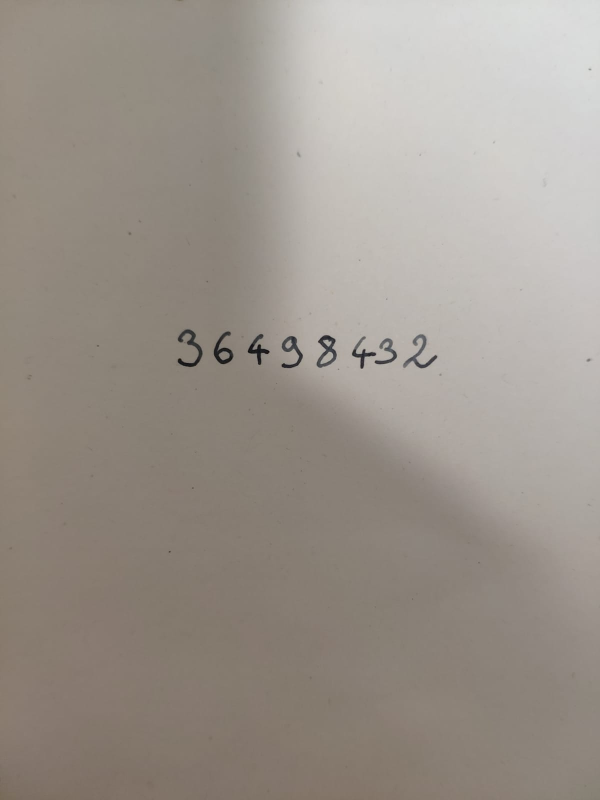
#> input picture images/closeup.jpg, 1200 x 1600 px (shown at 1/2 size)
$ python preprocessor.py images/closeup.jpg   (older library calls are emulated)
#> lines starting #> are read from the running program, lines starting #| are printed output that depends on the picture; after the words box and inside, x2 and y2 are one past the last pixel; in counts of white or black regions, pixels touching at a corner belong together
#> further down, img is the input picture: PIL image 1200x1600 RGB; mean R, G, B 156.5, 148.8, 140.8
import itertools
import sys

import numpy as np
from PIL import Image

from matplotlib import pyplot as plt
from collections import Counter

# standard weights for RGB to grayscale conversion
GRAYSCALE_WEIGHTS = [0.2989, 0.5870, 0.1140]

# thresholding (binarization) parameters - explained in ppt
THRESHOLD_SPACE = (.2, .8, 50) # threshold space
ALLOWED_BLACK_IN_BG = 0.015 # ratio of black pixels in vertical extremes
BG_LINES = 5 # extent of vertical extremes

TRIM_PADDING = .1 # how much background to leave when trimming

MIN_DIGIT_AREA = 100 # minimum number of pixels that can constitute a digit
OVERLAP_THRESHOLD = .7 # horizontal overlap of contiguous areas to be joined

# helper list for flood-fill
NEIGHBORS = [c for c in itertools.product([0,1,-1], repeat=2) if c!=(0, 0)]

DEBUG_PREFIX = 'debug'

class InputPreprocessor(object):
    """ This class takes a numpy array representing an RGB image in its constructor,
        and separates out the digits.

        If debug_name is provided, it will save the intermediate processing results
        to the current working directory"""
    def __init__(self, image, debug_name=None):
#> called with debug_name = 'debug'
        self.input = image
        self.working_copy = image.copy()
        self._dbg = debug_name

        self.bounding_boxes = None # bounding boxes of digits
        self.cc_map = None # connected components map
        self.digits = [] # list of found digits, final result

    def _dbg_save(self, part, image=None):
        """ This method takes care of the debug save """
        if self._dbg is None:
            return

        if image is None:
            arr = self.working_copy
        else:
            arr = image

        arr = (arr*255).astype('uint8')
        Image.fromarray(arr).save('%s-%s.png'%(self._dbg, part))

    def _to_grayscale(self):
        """ This method converts the image to grayscale """
        self.working_copy = sum(factor*self.working_copy[:,:,idx] \
                for idx, factor in enumerate(GRAYSCALE_WEIGHTS))
        self.working_copy /= self.working_copy.max()
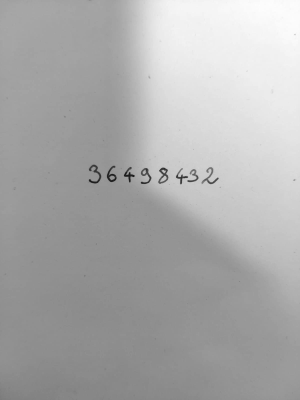
#> self.working_copy: shape (1600, 1200) float64 (shown at 1/4 size); min 0.0218, max 1, mean 0.676
        self._dbg_save('grayscale')

    def _find_threshold(self):
        """ This method finds the adequate binarization threshold """
        optimal = 0
        img = self.working_copy
        for thr in np.linspace(*THRESHOLD_SPACE):
            black_count = (img[-BG_LINES:] < thr).sum() + (img[:BG_LINES] < thr).sum()
            if black_count/(2*BG_LINES*img.shape[0]) < ALLOWED_BLACK_IN_BG:
                optimal = thr
            else:
                break
#> this loop made 26 passes
#> black_count on passes 1 to 8: 0, 0, 0, 0, 0, 0, 0, 0
        return optimal

    def _to_binary(self):
        """ This method performs thresholding (binarization) of the grayscale image """
        self.working_copy = (self.working_copy > self._find_threshold()).astype('float')
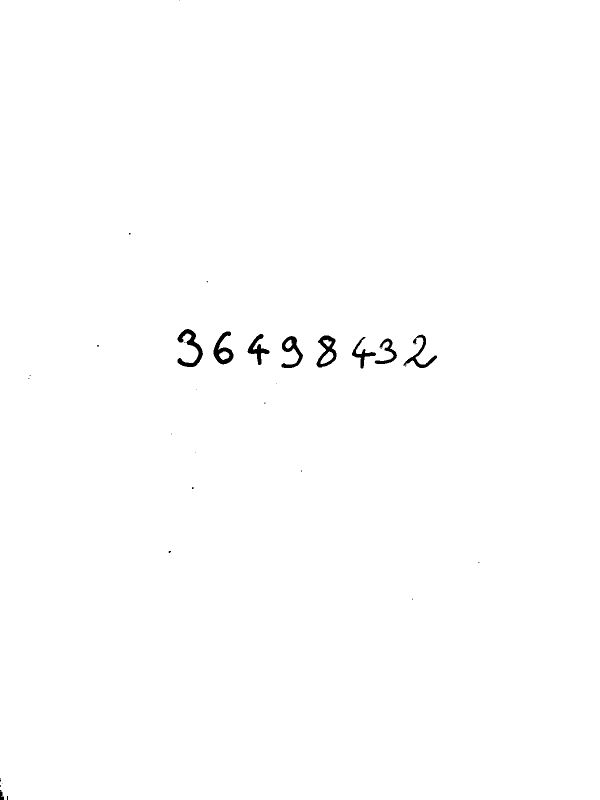
#> self.working_copy: shape (1600, 1200) float64 (shown at 1/2 size); values 0 (black) and 1 (white), 99.6% white; 31 black regions (22 under 20 px), largest, box (x1, y1, x2, y2) and area: (355, 658, 406, 734) 1346, (633, 671, 673, 735) 1147, (427, 663, 467, 729) 1146
        self._dbg_save('binary')

    def _trim_likely_background(self):
        """ This method removes vertical whitespace to ease further processing """
        img = self.working_copy
        vert_dist = img.sum(axis=1)
#> vert_dist = 1600 values, max 1200 at index 1, min 1034 at index 701, mean 1194.9
        peak = np.argmin(vert_dist)
#> peak = 701
        tolerable = img.shape[1]*(1-ALLOWED_BLACK_IN_BG)
        lower_boundary = next(i for i in range(peak, -1, -1)
                if vert_dist[i] >= tolerable or i == 0)
#> lower_boundary = 661
        upper_boundary = next(i for i in range(peak, img.shape[0])
                if vert_dist[i] >= tolerable or i == img.shape[0])
#> upper_boundary = 736

        padding = int(TRIM_PADDING*img.shape[0])
        self.working_copy = img[lower_boundary-padding:upper_boundary+padding,:]
#> self.working_copy: shape (395, 1200) float64; values 0 (black) and 1 (white), 98.3% white; 18 black regions (10 under 20 px), largest, box (x1, y1, x2, y2) and area: (355, 157, 406, 233) 1346, (633, 170, 673, 234) 1147, (427, 162, 467, 228) 1146
        self._dbg_save('background_trim')

    def _mark_bounding_boxes(self):
        """ This method marks the bounding boxes of digits for the purposes
            of the debug save """
        if self._dbg is None:
            return

        img = self.working_copy.copy()
        for bbox in self.bounding_boxes:
            x0, y0, x1, y1 = bbox[1]
            img[y0,x0:x1+1] = 0.5
            img[y1,x0:x1+1] = 0.5
            img[y0:y1+1,x0] = 0.5
            img[y0:y1+1,x1] = 0.5
        return img

    def _get_bounding_boxes(self):
        """ This method finds connected components in the image and saves their map,
        as well as the bounding boxes """
        img = self.working_copy.copy()
        blacks = set(zip(*np.where(img==0)))
#> blacks = 7965 items
        current_label = 1
        bounding_boxes = []

        while blacks: # flood fill loop
            initial = blacks.pop()
            to_consider = set([initial])
            current_label += 1
            while to_consider:
                pix = to_consider.pop()
                img[pix] = current_label
                if pix in blacks: blacks.remove(pix)
                y, x = pix
                for dx, dy in NEIGHBORS:
                    newpix = y+dy, x+dx
                    if (0 <= x+dx < img.shape[1] and
                            0 <= y+dy < img.shape[0] and
                            img[newpix] == 0):
                        to_consider.add(newpix)
#> this loop made 18 passes
#> initial on passes 1 to 8: (197, 397), (202, 512), (191, 848), (218, 456), (181, 574), (207, 748), (220, 636), (225, 751)
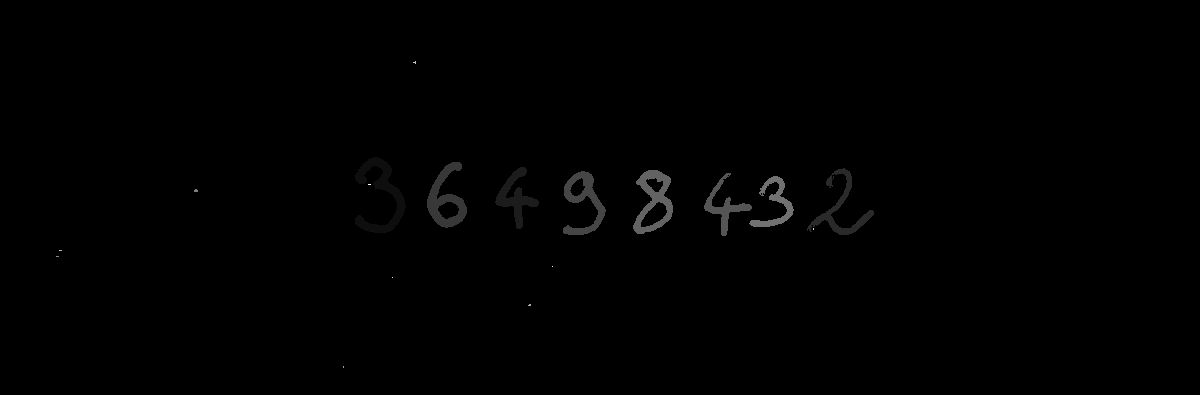
#> img: shape (395, 1200) float64; min 1, max 19, mean 1.07; drawn with min black and max white
#> after the loop, blacks = 0 items; current_label = 19

        for label in range(2, current_label+1):
            mask = (img == label)
            ys, xs = np.where(mask)
            bounding_boxes.append((min(xs), min(ys), max(xs), max(ys)))
#> this loop made 18 passes
#> (ys, xs) on passes 9 to 12: ([189, 189, 190, 190, 190, 190, 191, 191, 191, 191], [195, 196, 194, 195, 196, 197, 194, 195, 196, 197]), ([256, 256, 256], [56, 57, 58]), ([366, 367], [343, 343]), ([304, 304, 305, 305, 305], [529, 530, 528, 529, 530])
#> mask: shape (395, 1200) bool; 0% white in thin lines or dots, all inside (x1, y1, x2, y2) = (368, 184, 371, 185)
#> after the loop, bounding_boxes = 18 items, first 6: (355, 157, 405, 232), (495, 167, 538, 228), (807, 168, 873, 234), (427, 162, 466, 227), (563, 171, 605, 234), (704, 173, 751, 235)

        self.bounding_boxes = list(enumerate(bounding_boxes))
#> self.bounding_boxes = 18 items
        self.cc_map = img-2 # this is to reconcile labels with the enumerate above
        self._dbg_save('bounding', self._mark_bounding_boxes())
#> the loop in _mark_bounding_boxes, `for bbox in self.bounding_boxes:` made 18 passes
#> (bbox, x0, y0, x1, y1) on passes 1 to 8: ((0, (355, 157, 405, 232)), 355, 157, 405, 232), ((1, (495, 167, 538, 228)), 495, 167, 538, 228), ((2, (807, 168, 873, 234)), 807, 168, 873, 234), ((3, (427, 162, 466, 227)), 427, 162, 466, 227), ((4, (563, 171, 605, 234)), 563, 171, 605, 234), ((5, (704, 173, 751, 235)), 704, 173, 751, 235), ((6, (633, 170, 672, 233)), 633, 170, 672, 233), ((7, (749, 176, 793, 226)), 749, 176, 793, 226)
#> after the loop in _mark_bounding_boxes, `for bbox in self.bounding_boxes:`:
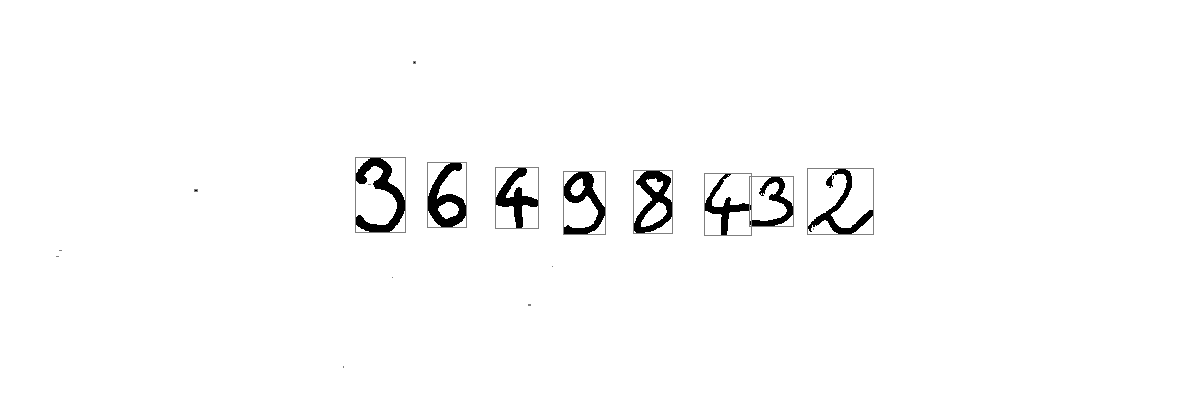
#> img: shape (395, 1200) float64; min 0, max 1, mean 0.982

    def _filter_bounding_boxes(self):
        """ This method removes components that are too small and tries to join disconnected
        parts of the digits (if there are any), by matching their ranges on the x axis """
        for bbox in self.bounding_boxes.copy():
            x0, y0, x1, y1 = bbox[1]
            if (x1-x0)*(y1-y0) < MIN_DIGIT_AREA: # if it's too small to be a digit
                self.bounding_boxes.remove(bbox)
#> this loop made 18 passes
#> after the loop, self.bounding_boxes = [(0, (355, 157, 405, 232)), (1, (495, 167, 538, 228)), (2, (807, 168, 873, 234)), (3, (427, 162, 466, 227)), (4, (563, 171, 605, 234)), (5, (704, 173, 751, 235)), (6, (633, 170, 672, 233)), (7, (749, 176, 793, 226))]

        pointer = 0
        label = self.cc_map.max()+1
#> label = 18
        while pointer < len(self.bounding_boxes)-1: # inefficient, but works on very little data
            self.bounding_boxes.sort(key=lambda b: b[1][0]+b[1][1]) # sort by x of centers
            bbox_a, bbox_b = self.bounding_boxes[pointer:pointer+2]
            x0a, y0a, x1a, y1a = bbox_a[1]
            x0b, y0b, x1b, y1b = bbox_b[1]
            len_a = x1a - x0a
            len_b = x1b - x0b
            len_intersect = max(0, min(x1a, x1b)-max(x0a, x0b))
            if len_intersect/min(len_a, len_b) > OVERLAP_THRESHOLD: # if the x overlap is large
                # ...join boxes
                x0, y0 = min(x0a, x0b), min(y0a, y0b)
                x1, y1 = max(x1a, x1b), max(y1a, y1b)
                self.cc_map[np.isin(self.cc_map, [bbox_a[0], bbox_b[0]])] = label
                for b in bbox_a, bbox_b:
                    self.bounding_boxes.remove(b)
                self.bounding_boxes.append((label, (x0, y0, x1, y1)))
                label += 1
                pointer = 0 # start over
            else:
                pointer += 1 # no change, go further
#> this loop made 7 passes
#> (bbox_a, bbox_b, x0a, y0a, x1a, y1a, x0b, y0b) on passes 1 to 5: ((0, (355, 157, 405, 232)), (3, (427, 162, 466, 227)), 355, 157, 405, 232, 427, 162), ((3, (427, 162, 466, 227)), (1, (495, 167, 538, 228)), 427, 162, 466, 227, 495, 167), ((1, (495, 167, 538, 228)), (4, (563, 171, 605, 234)), 495, 167, 538, 228, 563, 171), ((4, (563, 171, 605, 234)), (6, (633, 170, 672, 233)), 563, 171, 605, 234, 633, 170), ((6, (633, 170, 672, 233)), (5, (704, 173, 751, 235)), 633, 170, 672, 233, 704, 173)
#> after the loop, label = 18; self.bounding_boxes = [(0, (355, 157, 405, 232)), (3, (427, 162, 466, 227)), (1, (495, 167, 538, 228)), (4, (563, 171, 605, 234)), (6, (633, 170, 672, 233)), (5, (704, 173, 751, 235)), (7, (749, 176, 793, 226)), (2, (807, 168, 873, 234))]

        self._dbg_save('bounding_filtered', self._mark_bounding_boxes())
#> the loop in _mark_bounding_boxes (call 2), `for bbox in self.bounding_boxes:` made 8 passes
#> after the loop in _mark_bounding_boxes (call 2), `for bbox in self.bounding_boxes:`:
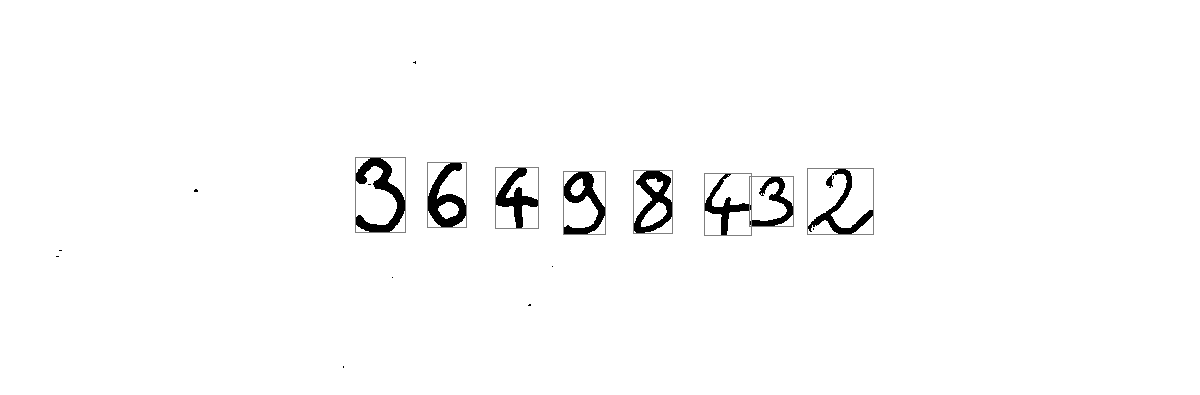
#> img: shape (395, 1200) float64; min 0, max 1, mean 0.982

    def _crop_digits(self):
        """ This method crops digits from the connected components map """
        for bbox in self.bounding_boxes:
            label, coords = bbox
            x0, y0, x1, y1 = coords
            mask = (self.cc_map == label).astype('float') # here the colors are inverted
            digit = mask[y0:y1+1,x0:x1+1]
            self.digits.append(digit)
#> this loop made 8 passes
#> (label, x0, y0, x1, y1) on passes 1 to 8: (0, 355, 157, 405, 232), (3, 427, 162, 466, 227), (1, 495, 167, 538, 228), (4, 563, 171, 605, 234), (6, 633, 170, 672, 233), (5, 704, 173, 751, 235), (7, 749, 176, 793, 226), (2, 807, 168, 873, 234)
#> after the loop, self.digits = 8 items

        if self._dbg is not None:
            for n, digit in enumerate(self.digits):
                self._dbg_save('digit%d'%n, digit)
#> this loop made 8 passes

    def process(self):
        self._to_grayscale()
        self._to_binary()
        self._trim_likely_background()
        self._get_bounding_boxes()
        self._filter_bounding_boxes()
        self._crop_digits()

def scale_to_fit(image, padding=1, size=(28,28)):
    """ This functions uses facilities provided by PIL to scale and antialias
        the digits. """
    w, h = image.size
    w_exp, h_exp = size[0]-2*padding, size[1]-2*padding

    if abs(w-w_exp) > abs(h-h_exp):
        newsize = (w_exp, min(int(h*w_exp/w), h_exp))
    else:
        newsize = (min(int(w*h_exp/h), w_exp), h_exp)

    dx = (size[0]-newsize[0])//2
    dy = (size[1]-newsize[1])//2

    scaled = image.resize(newsize, Image.ANTIALIAS)
    out = Image.new(scaled.mode, size, 0)
    out.paste(scaled, (dx, dy))
    return out

# all further code is just for debugging purposes
if __name__ == '__main__':
    img = Image.open(sys.argv[1])
    input_image = InputPreprocessor(np.asarray(img).astype('float')/255, DEBUG_PREFIX)
    input_image.process()

    pil_digits = []
    for digit in input_image.digits:
        pil_digit_insert = Image.fromarray((digit*255).astype('uint8'))
        pil_digits.append(scale_to_fit(pil_digit_insert))
#> this loop made 8 passes
#> (w in scale_to_fit, h in scale_to_fit, newsize in scale_to_fit, dx in scale_to_fit) on passes 1 to 8: (51, 76, (17, 26), 5), (40, 66, (15, 26), 6), (44, 62, (18, 26), 5), (43, 64, (17, 26), 5), (40, 64, (16, 26), 6), (48, 63, (19, 26), 4), (45, 51, (22, 26), 3), (67, 67, (26, 26), 1)
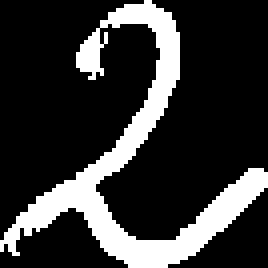
#> pil_digit_insert: PIL image 67x67 L (shown 4 times larger); 20.7% white; 1 white region, box (x1, y1, x2, y2) and area: (0, 0, 67, 67) 930
#> after the loop, pil_digits = 8 items

    for n,d in enumerate(pil_digits):
        d.save('dig%d.png'%n)
#> this loop made 8 passes
#> pass 2, `d.save('dig%d.png'%n)`:
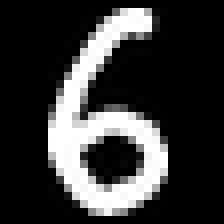
#> saved as dig1.png: PIL image 28x28 L (shown 8 times larger); min 0, max 255, mean 55.1

$ run again, on images/notspaced.jpeg
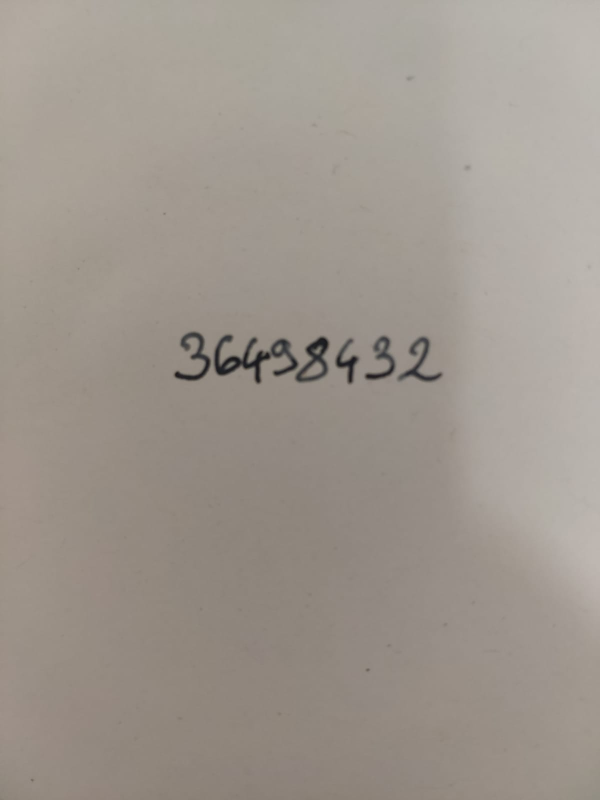
#> input picture images/notspaced.jpeg, 1200 x 1600 px (shown at 1/2 size)
#> img is the input picture: PIL image 1200x1600 RGB; mean R, G, B 158.6, 150.6, 142.3
#> the loop in _find_threshold, `for thr in np.linspace(*THRESHOLD_SPACE):` made 42 passes
#> black_count on passes 1 to 8: 0, 0, 0, 0, 0, 0, 0, 0
#> vert_dist = 1600 values, max 1200 at index 0, min 858 at index 750, mean 1185.5
#> peak = 750
#> lower_boundary = 663
#> upper_boundary = 768
#> in _get_bounding_boxes, `blacks = set(zip(*np.where(img==0)))`: blacks = 22677 items
#> the loop in _get_bounding_boxes, `while blacks:` made 6 passes
#> initial on passes 1 to 6: (244, 509), (230, 611), (249, 853), (171, 381), (209, 673), (195, 751)
#> after the loop in _get_bounding_boxes, `while blacks:`: blacks = 0 items; current_label = 7
#> after the loop in _get_bounding_boxes, `for label in range(2, current_label+1):`: bounding_boxes = [(426, 165, 598, 266), (589, 169, 659, 263), (794, 169, 885, 261), (346, 159, 422, 259), (669, 172, 719, 266), (728, 167, 792, 258)]
#> in _get_bounding_boxes, `self.bounding_boxes = list(enumerate(bounding_boxes))`: self.bounding_boxes = [(0, (426, 165, 598, 266)), (1, (589, 169, 659, 263)), (2, (794, 169, 885, 261)), (3, (346, 159, 422, 259)), (4, (669, 172, 719, 266)), (5, (728, 167, 792, 258))]
#> the loop in _mark_bounding_boxes, `for bbox in self.bounding_boxes:` made 6 passes
#> (bbox, x0, y0, x1, y1) on passes 1 to 6: ((0, (426, 165, 598, 266)), 426, 165, 598, 266), ((1, (589, 169, 659, 263)), 589, 169, 659, 263), ((2, (794, 169, 885, 261)), 794, 169, 885, 261), ((3, (346, 159, 422, 259)), 346, 159, 422, 259), ((4, (669, 172, 719, 266)), 669, 172, 719, 266), ((5, (728, 167, 792, 258)), 728, 167, 792, 258)
#> after the loop in _mark_bounding_boxes, `for bbox in self.bounding_boxes:`:
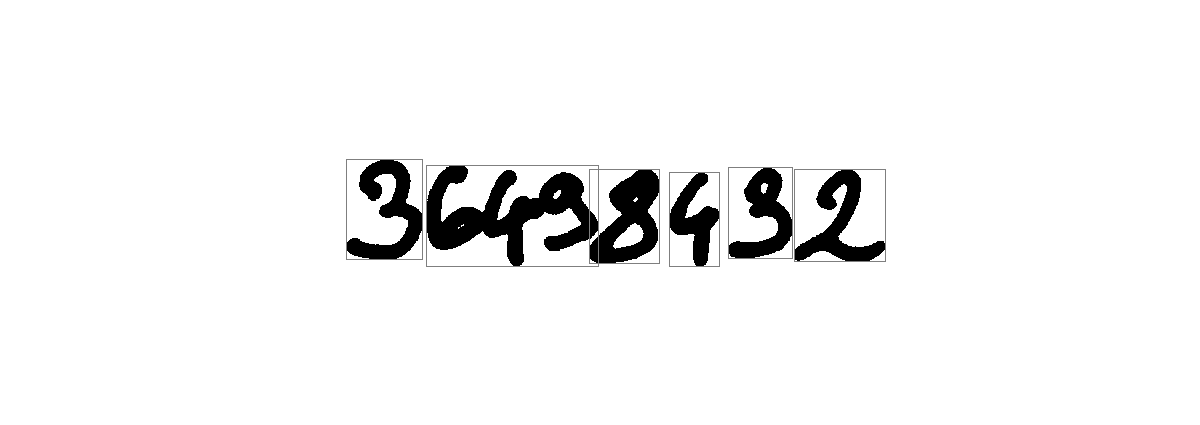
#> img: shape (425, 1200) float64; min 0, max 1, mean 0.954
#> the loop in _filter_bounding_boxes, `for bbox in self.bounding_boxes.copy():` made 6 passes
#> in _filter_bounding_boxes, `label = self.cc_map.max()+1`: label = 6
#> the loop in _filter_bounding_boxes, `while pointer < len(self.bounding_boxes)-1:` made 5 passes
#> (bbox_a, bbox_b, x0a, y0a, x1a, y1a, x0b, y0b) on passes 1 to 5: ((3, (346, 159, 422, 259)), (0, (426, 165, 598, 266)), 346, 159, 422, 259, 426, 165), ((0, (426, 165, 598, 266)), (1, (589, 169, 659, 263)), 426, 165, 598, 266, 589, 169), ((1, (589, 169, 659, 263)), (4, (669, 172, 719, 266)), 589, 169, 659, 263, 669, 172), ((4, (669, 172, 719, 266)), (5, (728, 167, 792, 258)), 669, 172, 719, 266, 728, 167), ((5, (728, 167, 792, 258)), (2, (794, 169, 885, 261)), 728, 167, 792, 258, 794, 169)
#> after the loop in _filter_bounding_boxes, `while pointer < len(self.bounding_boxes)-1:`: self.bounding_boxes = [(3, (346, 159, 422, 259)), (0, (426, 165, 598, 266)), (1, (589, 169, 659, 263)), (4, (669, 172, 719, 266)), (5, (728, 167, 792, 258)), (2, (794, 169, 885, 261))]
#> the loop in _mark_bounding_boxes (call 2), `for bbox in self.bounding_boxes:` made 6 passes
#> the loop in _crop_digits, `for bbox in self.bounding_boxes:` made 6 passes
#> (label, x0, y0, x1, y1) on passes 1 to 6: (3, 346, 159, 422, 259), (0, 426, 165, 598, 266), (1, 589, 169, 659, 263), (4, 669, 172, 719, 266), (5, 728, 167, 792, 258), (2, 794, 169, 885, 261)
#> after the loop in _crop_digits, `for bbox in self.bounding_boxes:`: self.digits = 6 items
#> the loop in _crop_digits, `for n, digit in enumerate(self.digits):` made 6 passes
#> the loop `for digit in input_image.digits:` made 6 passes
#> (w in scale_to_fit, h in scale_to_fit, newsize in scale_to_fit, dx in scale_to_fit, dy in scale_to_fit) on passes 1 to 6: (77, 101, (19, 26), 4, 1), (173, 102, (26, 15), 1, 6), (71, 95, (19, 26), 4, 1), (51, 95, (13, 26), 7, 1), (65, 92, (18, 26), 5, 1), (92, 93, (25, 26), 1, 1)
#> the loop `for n,d in enumerate(pil_digits):` made 6 passes
#> pass 2, `d.save('dig%d.png'%n)`:
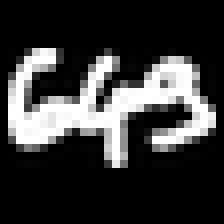
#> saved as dig1.png: PIL image 28x28 L (shown 8 times larger); min 0, max 255, mean 56.1
